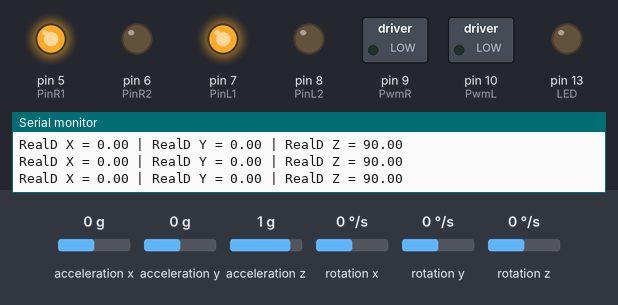
A sketch run on a simulated Arduino Uno, built with avr-gcc and run on an emulated ATmega328P. Parts: switched loads named in the sketch (green lamp = pin HIGH), output pins drawn as LEDs (lit = HIGH), the last lines printed to the serial monitor. Wiring (inferred from the names in the program): MPU-6050 motion sensor at I2C address 0x68. The test bench sets the inputs (shaded band); at power-on: acceleration y 0 g, acceleration x 0 g, acceleration z 1 g, rotation x 0 °/s, rotation y 0 °/s, rotation z 0 °/s.

Above: at 1.2 s.
1.3 s: acceleration y set to -1.4 g
At 2.5 s:
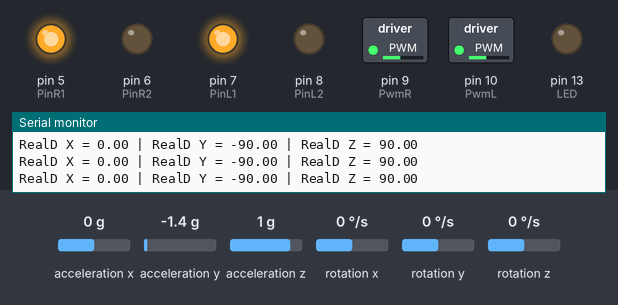
2.8 s: acceleration y set to 0.8 g
At 4.0 s:
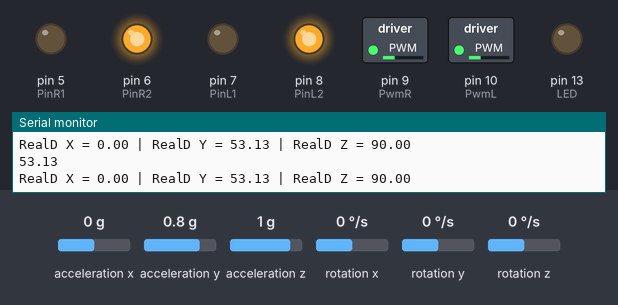
Timing chart, 0 to 5.8 s (numbered marks = the images above; inputs shaded):
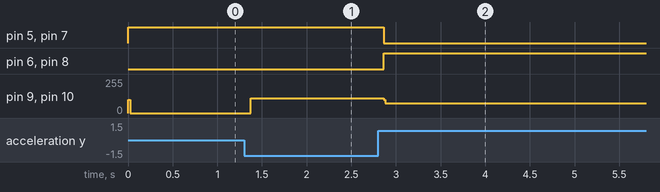

Measured:
- after the input at 1.3 s, pin 9 (PwmR), pin 10 (PwmL): 0/255 → 110/255 after 0.08 s
- after the input at 2.8 s, pin 5 (PinR1), pin 7 (PinL1): HIGH → LOW after 0.06 s; pin 6 (PinR2), pin 8 (PinL2): LOW → HIGH after 0.06 s; pin 9 (PwmR), pin 10 (PwmL): 110/255 → 73/255 after 0.06 s

The sketch:

pendulum.ino
```cpp
#include <SPI.h>
#include <Wire.h>
const int MPU_addr=0x68;
using namespace std;
double AcX,AcY,AcZ,Tmp,GyX,GyY,GyZ;
double aX,DaX,aY,DaY,aZ,DaZ,RealDX,RealDY,RealDZ;
int incomingByte = 0; // for incoming serial data        //
const int PinR1 = 5;    //  arduino  pin 5 to l298  pin IN4
const int PinR2 = 6;    //  arduino  pin 6 to l298  pin IN3
const int PinL1 = 7;    //  arduino  pin 7 to l298  pin IN1
const int PinL2 = 8;    //  arduino  pin 8 to l298  pin IN2
const int PwmR  = 9;    //  arduino  pin 9 to l298  pin ENB
const int PwmL  = 10;   //  arduino  pin 10 to l298  pin ENA
const int LED  = 13;
int data_temp=0;
void setup(){
  Wire.begin();
  Wire.beginTransmission(MPU_addr);
  Wire.write(0x6B);  // PWR_MGMT_1 register
  Wire.write(0);     // set to zero (wakes up the MPU-6050)
  Wire.endTransmission(true);
  Serial.begin(9600);
      pinMode(PinR1,OUTPUT);
      pinMode(LED,OUTPUT);
      pinMode(PinR2,OUTPUT);
      pinMode(PinL1,OUTPUT);
      pinMode(PinL2,OUTPUT);
}

void mpu(){
  Wire.beginTransmission(MPU_addr);
  Wire.write(0x3B);  // starting with register 0x3B (ACCEL_XOUT_H)
  Wire.endTransmission(false);
  Wire.requestFrom(MPU_addr,14,true);  // request a total of 14 registers
  AcX=Wire.read()<<8|Wire.read();  // 0x3B (ACCEL_XOUT_H) & 0x3C (ACCEL_XOUT_L)
  AcY=Wire.read()<<8|Wire.read();  // 0x3D (ACCEL_YOUT_H) & 0x3E (ACCEL_YOUT_L)
  AcZ=Wire.read()<<8|Wire.read();  // 0x3F (ACCEL_ZOUT_H) & 0x40 (ACCEL_ZOUT_L)
  Tmp=Wire.read()<<8|Wire.read();  // 0x41 (TEMP_OUT_H) & 0x42 (TEMP_OUT_L)
  GyX=Wire.read()<<8|Wire.read();  // 0x43 (GYRO_XOUT_H) & 0x44 (GYRO_XOUT_L)
  GyY=Wire.read()<<8|Wire.read();  // 0x45 (GYRO_YOUT_H) & 0x46 (GYRO_YOUT_L)
  GyZ=Wire.read()<<8|Wire.read();  // 0x47 (GYRO_ZOUT_H) & 0x48 (GYRO_ZOUT_L)
  aX=AcX/16384;
  if (aX > 1){
    aX = 1;
  }
  if (aX < -1){
    aX = -1;
  }
  DaX=asin(aX);
  RealDX = DaX * 180/PI;

  aY=AcY/16384;
  if (aY > 1){
    aY = 1;
  }
  if (aY < -1){
    aY = -1;
  }
  DaY=asin(aY);
  RealDY = DaY * 180/PI;
  aZ=AcZ/16384;

  if (aZ > 1){
    aZ = 1;
  }
  if (aZ < -1){
    aZ = -1;
  }
  DaZ=asin(aZ);
  RealDZ = DaZ * 180/PI;
}


void loop() {
  mpu();
  int asli=0;
  int power=0;

  Serial.print("RealD X = ");Serial.print(RealDX);
  Serial.print(" | RealD Y = ");Serial.print(RealDY);
  Serial.print(" | RealD Z = ");Serial.println(RealDZ);
  asli=RealDY;

  if(RealDY>0){
   power=+RealDY+20;
              if(data_temp>=0){
                digitalWrite(PinR1, 0);
              digitalWrite(PinR2 ,1);
              analogWrite(PwmR, 100);
              digitalWrite(PinL1, 0);
              digitalWrite(PinL2 ,1);
              analogWrite(PwmL, 100);
              delay(20);
              data_temp=-1;
              }
              maju_kanan(power);
              maju_kiri(power);Serial.println(RealDY);
  }
  else if(RealDY<=0){
    if(RealDY<0){
      power=+abs(RealDY)+20;}
              if(data_temp<=0){
              digitalWrite(PinR1, 1);
              digitalWrite(PinR2 ,0);
              analogWrite(PwmR, 100);
              digitalWrite(PinL1, 1);
              digitalWrite(PinL2 ,0);
              analogWrite(PwmL, 100);
              delay(20);Serial.println(RealDY);
              data_temp=1;
              }
              mundur_kanan(power);
              mundur_kiri(power);}


  }
   void maju_kanan(int pwmi){
    int a = 0;             // L298N to IN 1 to 4
    int b = 1;
              digitalWrite(PinR1, a);
              digitalWrite(PinR2 ,b);
              analogWrite(PwmR, pwmi);}
  void maju_kiri(int pwmi){
        int a = 0;             // L298N to IN 1 to 4
    int b = 1;
              digitalWrite(PinL1, a);
              digitalWrite(PinL2 ,b);
              analogWrite(PwmL, pwmi);
              }
  void mundur_kanan(int pwmi){
    int a = 1;             // L298N to IN 1 to 4
    int b = 0;
              digitalWrite(PinR1, a);
              digitalWrite(PinR2 ,b);
              analogWrite(PwmR, pwmi);
              }
  void mundur_kiri(int pwmi){
     int a = 1;             // L298N to IN 1 to 4
    int b = 0;
              digitalWrite(PinL1, a);
              digitalWrite(PinL2 ,b);
              analogWrite(PwmL, pwmi);}
```
